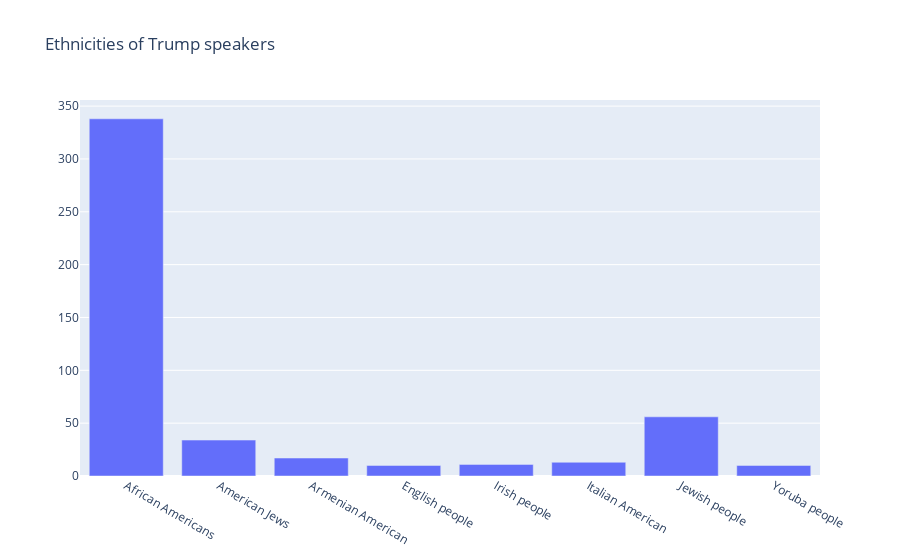

Write notebook code for a chart like this one.
### Code cell
x = major_ethnicities_Trump.index.tolist()
fig = go.Figure()
fig.add_trace(go.Bar(
    name='Trump',
    x=x, y=[major_ethnicities_Trump[el] for el in x]
))
fig.update_layout(barmode='group', title='Ethnicities of Trump speakers')
fig.show(render='svg')

### Figure 1 — Plotly figure (JSON) as saved in the notebook; plotly's stock layout.template omitted (floating-point values rounded to 4 significant figures)
{"data": [{"name": "Trump", "type": "bar", "x": ["African Americans", "American Jews", "Armenian American", "English people", "Irish people", "Italian American", "Jewish people", "Yoruba people"], "y": [338, 34, 17, 10, 11, 13, 56, 10]}], "layout": {"barmode": "group", "title": {"text": "Ethnicities of Trump speakers"}}}
